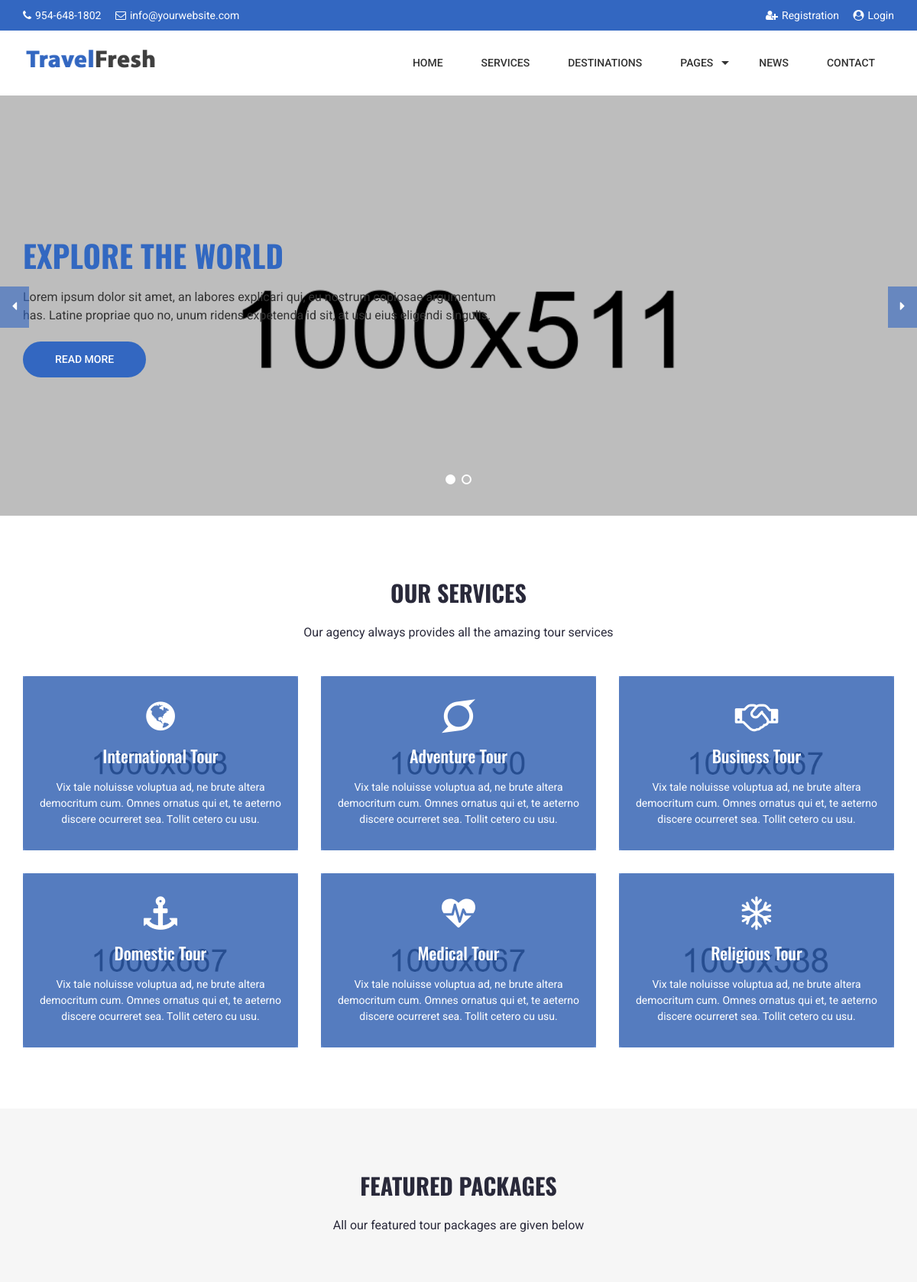
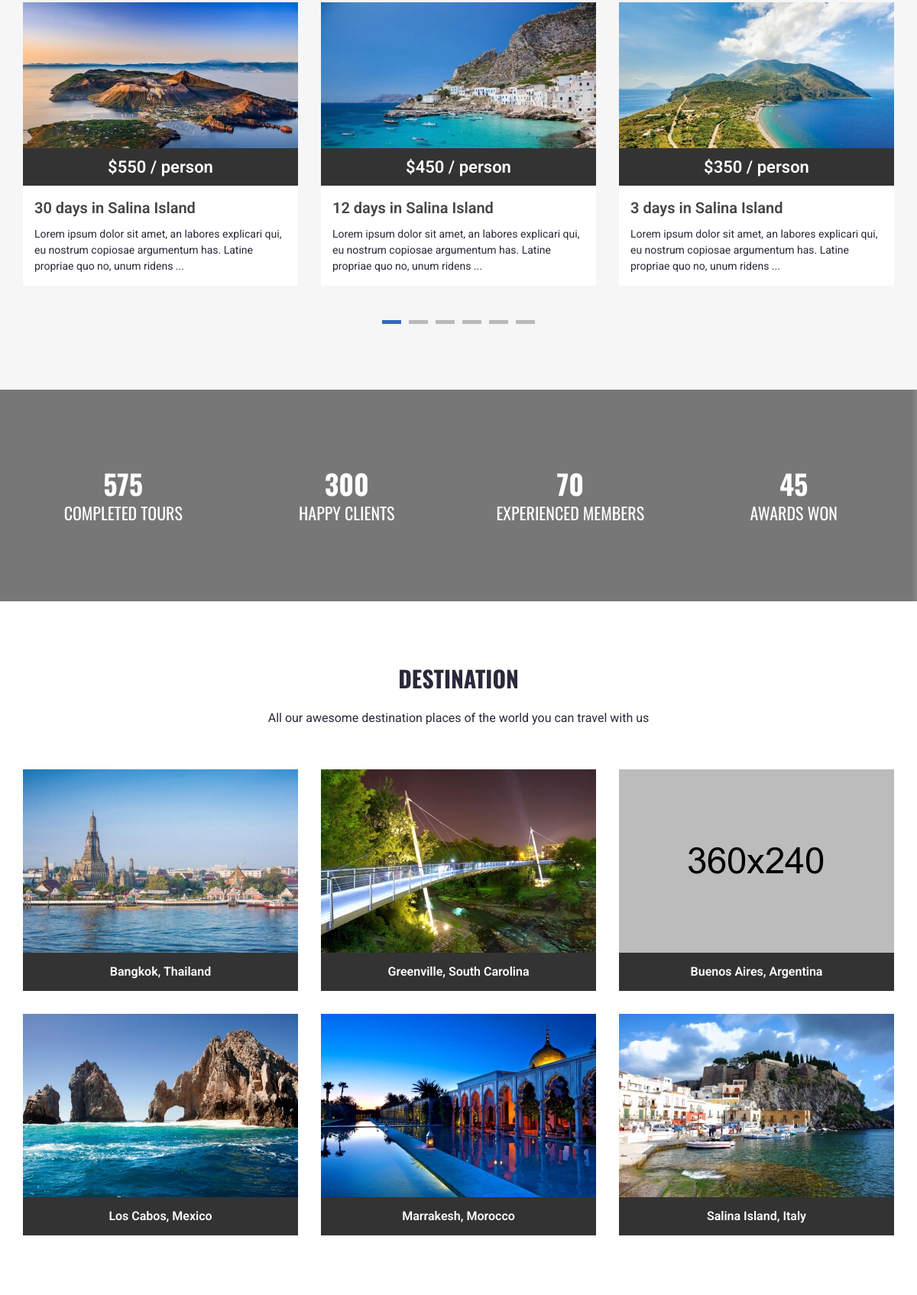
/travelfresh/index.php (upper part), run on the app's committed database (2 pictures, top to bottom).
### tables this page shows
CREATE TABLE `tbl_settings` (
  `id` int NOT NULL,
  `logo` text NOT NULL,
  `favicon` text NOT NULL,
  `footer_copyright` text NOT NULL,
  `footer_address` text NOT NULL,
  `footer_email` text NOT NULL,
  `footer_phone` text NOT NULL,
  `top_bar_email` text NOT NULL,
  `top_bar_phone` text NOT NULL,
  `send_email_from` text NOT NULL,
  `receive_email_to` text NOT NULL,
  `smtp_host` text NOT NULL,
  `smtp_port` text NOT NULL,
  `smtp_username` text NOT NULL,
  `smtp_password` text NOT NULL,
  `total_recent_news_footer` int NOT NULL,
  `total_upcoming_tour_footer` int NOT NULL,
  `total_featured_tour_footer` int NOT NULL,
  `total_recent_news_sidebar` int NOT NULL,
  `total_recent_news_home_page` int NOT NULL,
  `home_title_service` text NOT NULL,
  `home_subtitle_service` text NOT NULL,
  `home_status_service` text NOT NULL,
  `home_title_team_member` text NOT NULL,
  `home_subtitle_team_member` text NOT NULL,
  `home_status_team_member` text NOT NULL,
  `home_title_testimonial` text NOT NULL,
  `home_subtitle_testimonial` text NOT NULL,
  `home_status_testimonial` text NOT NULL,
  `home_photo_testimonial` text NOT NULL,
  `home_title_news` text NOT NULL,
  `home_subtitle_news` text NOT NULL,
  `home_status_news` text NOT NULL,
  `home_title_client` text NOT NULL,
  `home_subtitle_client` text NOT NULL,
  `home_status_client` text NOT NULL,
  `home_title_destination` text NOT NULL,
  `home_subtitle_destination` text NOT NULL,
  `home_status_destination` text NOT NULL,
  `home_title_featured_package` text NOT NULL,
  `home_subtitle_featured_package` text NOT NULL,
  `home_status_featured_package` text NOT NULL,
  `newsletter_title` text NOT NULL,
  `newsletter_text` text NOT NULL,
  `newsletter_photo` text NOT NULL,
  `newsletter_status` text NOT NULL,
  `banner_about` text NOT NULL,
  `banner_faq` text NOT NULL,
  `banner_service` text NOT NULL,
  `banner_testimonial` text NOT NULL,
  `banner_news` text NOT NULL,
  `banner_contact` text NOT NULL,
  `banner_search` text NOT NULL,
  `banner_category` text NOT NULL,
  `banner_terms` text NOT NULL,
  `banner_privacy` text NOT NULL,
  `banner_destination` text NOT NULL,
  `banner_team` text NOT NULL,
  `banner_payment` text NOT NULL,
  `banner_payment_success` text NOT NULL,
  `banner_payment_pending` text NOT NULL,
  `banner_registration` text NOT NULL,
  `banner_login` text NOT NULL,
  `banner_forget_password` text NOT NULL,
  `banner_reset_password` text NOT NULL,
  `banner_reset_password_success` text NOT NULL,
  `banner_verify_registration` text NOT NULL,
  `banner_verify_subscriber` text NOT NULL,
  `counter_1_title` text NOT NULL,
  `counter_1_value` text NOT NULL,
  `counter_2_title` text NOT NULL,
  `counter_2_value` text NOT NULL,
  `counter_3_title` text NOT NULL,
  `counter_3_value` text NOT NULL,
  `counter_4_title` text NOT NULL,
  `counter_4_value` text NOT NULL,
  `counter_photo` text NOT NULL,
  `counter_status` text NOT NULL,
  `front_end_color` text NOT NULL,
  `paypal_email` text NOT NULL,
  `stripe_public_key` text NOT NULL,
  `stripe_secret_key` text NOT NULL,
  `bank_detail` text NOT NULL,
  `recaptcha_site_key` text NOT NULL,
  `recaptcha_status` text NOT NULL,
  `preloader` text NOT NULL,
  `website_name` text NOT NULL
);

CREATE TABLE `tbl_slider` (
  `id` int NOT NULL,
  `photo` varchar(255) NOT NULL,
  `heading` varchar(255) NOT NULL,
  `content` varchar(255) NOT NULL,
  `button_text` varchar(255) NOT NULL,
  `button_url` varchar(255) NOT NULL
);

CREATE TABLE `tbl_service` (
  `id` int NOT NULL,
  `name` varchar(255) NOT NULL,
  `description` mediumtext NOT NULL,
  `short_description` mediumtext NOT NULL,
  `icon` varchar(50) NOT NULL,
  `photo` varchar(255) NOT NULL,
  `banner` varchar(255) NOT NULL,
  `meta_title` varchar(255) NOT NULL,
  `meta_keyword` mediumtext NOT NULL,
  `meta_description` mediumtext NOT NULL
);

CREATE TABLE `tbl_package` (
  `p_id` int NOT NULL,
  `p_name` varchar(100) NOT NULL,
  `p_featured_photo` varchar(255) NOT NULL,
  `p_banner_photo` varchar(255) NOT NULL,
  `p_description` mediumtext NOT NULL,
  `p_description_short` text NOT NULL,
  `p_location` mediumtext NOT NULL,
  `p_start_date` varchar(10) NOT NULL,
  `p_end_date` varchar(10) NOT NULL,
  `p_last_booking_date` varchar(10) NOT NULL,
  `p_map` mediumtext NOT NULL,
  `p_itinerary` mediumtext NOT NULL,
  `p_price_single` varchar(10) NOT NULL,
  `p_policy` mediumtext NOT NULL,
  `p_terms` mediumtext NOT NULL,
  `p_is_featured` varchar(3) NOT NULL,
  `d_id` int NOT NULL,
  `meta_title` varchar(255) NOT NULL,
  `meta_keyword` mediumtext NOT NULL,
  `meta_description` mediumtext NOT NULL
);

CREATE TABLE `tbl_destination` (
  `d_id` int NOT NULL,
  `d_name` varchar(100) NOT NULL,
  `d_featured_photo` varchar(255) NOT NULL,
  `d_banner_photo` varchar(255) NOT NULL,
  `d_heading` varchar(255) NOT NULL,
  `d_short_description` mediumtext NOT NULL,
  `d_package_heading` varchar(255) NOT NULL,
  `d_package_subheading` mediumtext NOT NULL,
  `d_detail_heading` varchar(255) NOT NULL,
  `d_detail_subheading` mediumtext NOT NULL,
  `d_introduction` mediumtext NOT NULL,
  `d_experience` mediumtext NOT NULL,
  `d_weather` mediumtext NOT NULL,
  `d_hotel` mediumtext NOT NULL,
  `d_transportation` mediumtext NOT NULL,
  `d_culture` mediumtext NOT NULL,
  `meta_title` varchar(255) NOT NULL,
  `meta_keyword` mediumtext NOT NULL,
  `meta_description` mediumtext NOT NULL
);

### travelfresh/application/views/view_home.php (the view, shortened to what the rows shown need)
<div class="slider">
    <div class="slide-carousel owl-carousel">
        <?php
        foreach ($sliders as $slider) {
            ?>
            <div class="slider-item" style="background-image:url(public/uploads/<?php echo $slider['photo']; ?>);">
                <div class="container">
                    <div class="row">
                        <div class="col-md-7 col-sm-12">
                            <div class="slider-table">
                                <div class="slider-text">
                                    <?php if($slider['heading']!=''): ?>
                                    <div class="text-animated">
                                        <h1><?php echo $slider['heading']; ?></h1>
                                    </div>
                                    <?php endif; ?>
                                    <?php if($slider['content']!=''): ?>
                                    <div class="text-animated">
                                        <p>
                                            <?php echo nl2br($slider['content']); ?>
                                        </p>
                                    </div>
                                    <?php endif; ?>
                                    <?php if($slider['button_text']!=''): ?>
                                    <div class="text-animated">
                                        <ul>
                                            <li><a href="<?php echo $slider['button_url']; ?>"><?php echo $slider['button_text']; ?></a></li>
                                        </ul>
                                    </div>
                                    <?php endif; ?>
                                </div>
                            </div>
                        </div>
                    </div>
                </div>
            </div>
            <?php
        }
        ?>
    </div>
</div>
<?php if($setting['home_status_service'] == 'Show'): ?>
<div class="service-area pt_80 pb_80">
    <div class="container wow fadeIn">
        <div class="row">
            <div class="col-md-12">
                <div class="main-headline">
                    <div class="headline">
                        <h2><?php echo $setting['home_title_service']; ?></h2>
                    </div>
                    <p><?php echo $setting['home_subtitle_service']; ?></p>
                </div>
            </div>
        </div>
        <div class="row">
            <?php
            foreach ($services as $service) {
                ?>
                <div class="col-md-4 col-xs-6 clear-three wow fadeIn" data-wow-delay="0.1s">
                    <div class="service-item mt_30" style="background-image: url(<?php echo base_url(); ?>public/uploads/<?php echo $service['photo']; ?>)">
                        <a href="<?php echo base_url(); ?>service/view/<?php echo $service['id']; ?>">
                            <i class="<?php echo $service['icon']; ?>"></i>
                            <div class="ser-text">
                                <h4><?php echo $service['name']; ?></h4>
                                <p>
                                    <?php echo nl2br($service['short_description']); ?>
                                </p>
                            </div>
                        </a>
                    </div>
                </div>
                <?php
            }
            ?>
        </div>
    </div>
</div>
<?php endif; ?>
<?php if($setting['home_status_featured_package'] == 'Show'): ?>
<div class="featured-package bg-area pt_80 pb_80">
    <div class="container wow fadeIn">
        <div class="row">
            <div class="col-md-12">
                <div class="main-headline">
                    <div class="headline">
                        <h2><?php echo $setting['home_title_featured_package']; ?></h2>
                    </div>
                    <p><?php echo $setting['home_subtitle_featured_package']; ?></p>
                </div>
            </div>
        </div>
        <div class="row">
            <div class="col-md-12 mt_50">
                <div class="featured-carousel owl-carousel">
                    <?php
                    foreach ($featured_packages as $featured_package) {
                        $temp_arr = explode('.',$featured_package['p_featured_photo']);
                        $temp_final = $temp_arr[0].'-thumb'.'.'.$temp_arr[1];
                        ?>
                        <div class="featured-item wow fadeIn" data-wow-delay="0.1s">
                            <div class="featured-photo left">
                                <img src="<?php echo base_url(); ?>public/uploads/<?php echo $temp_final; ?>" alt="">
                                <span class="price" style="background: ##3367c1;">$<?php echo $featured_package['p_price_single']; ?> / person</span>
                            </div>
                            <div class="featured-text">
                                <h4><a href="<?php echo base_url(); ?>package/<?php echo $featured_package['p_id']; ?>"><?php echo $featured_package['p_name']; ?></a></h4>
                                <p>
                                    <?php
                                    echo $featured_package['p_description_short'];
                                    ?>
                                </p>
                            </div>
                        </div>
                        <?php
                    }
                    ?>
                </div>
            </div>
        </div>
    </div>
</div>
<?php endif; ?>
<?php if($setting['counter_status'] == 'Show'): ?>
<div class="counterup-area pt_70 pb_100" style="background-image: url(<?php echo base_url(); ?>public/uploads/<?php echo $setting['counter_photo']; ?>)">
    <div class="bg-counterup"></div>
    <div class="container wow fadeIn">
        <div class="row">
            <div class="col-md-3 col-xs-6 count-four wow fadeIn" data-wow-delay="0.1s">
                <div class="counter-item mt_30">
                    <div class="counter-text">
                        <h2 class="counter"><?php echo $setting['counter_1_value']; ?></h2>
                        <h4><?php echo $setting['counter_1_title']; ?></h4>
                    </div>
                </div>
            </div>
            <div class="col-md-3 col-xs-6 count-four wow fadeIn" data-wow-delay="0.2s">
                <div class="counter-item mt_30">
                    <div class="counter-text">
                        <h2 class="counter"><?php echo $setting['counter_2_value']; ?></h2>
                        <h4><?php echo $setting['counter_2_title']; ?></h4>
                    </div>
                </div>
            </div>
            <div class="col-md-3 col-xs-6 count-four wow fadeIn" data-wow-delay="0.3s">
                <div class="counter-item mt_30">
                    <div class="counter-text">
                        <h2 class="counter"><?php echo $setting['counter_3_value']; ?></h2>
                        <h4><?php echo $setting['counter_3_title']; ?></h4>
                    </div>
                </div>
            </div>
            <div class="col-md-3 col-xs-6 count-four wow fadeIn" data-wow-delay="0.4s">
                <div class="counter-item mt_30">
                    <div class="counter-text">
                        <h2 class="counter"><?php echo $setting['counter_4_value']; ?></h2>
                        <h4><?php echo $setting['counter_4_title']; ?></h4>
                    </div>
                </div>
            </div>
        </div>
    </div>
</div>
<?php endif; ?>
<?php if($setting['home_status_destination'] == 'Show'): ?>
<div class="portfolio-page pt_80 pb_80">
    <div class="container wow fadeIn">
        <div class="row">
            <div class="col-md-12">
                <div class="main-headline">
                    <div class="headline">
                        <h2><?php echo $setting['home_title_destination']; ?></h2>
                    </div>
                    <p><?php echo $setting['home_subtitle_destination']; ?></p>
                </div>
            </div>
        </div>
        <div class="row mt_10">
            <?php
            foreach ($destinations as $destination) {
                $temp_arr = explode('.',$destination['d_featured_photo']);
                $temp_final = $temp_arr[0].'-thumb'.'.'.$temp_arr[1];
                ?>
                <div class="col-md-4 col-xs-6 clear-three wow fadeIn">
                    <div class="portfolio-item mt_30">
                        <img src="<?php echo base_url(); ?>public/uploads/<?php echo $temp_final; ?>" alt="">
                    </div>
                    <div class="photo-title">
                        <a href="<?php echo base_url(); ?>destination/view/<?php echo $destination['d_id']; ?>"><?php echo $destination['d_name']; ?></a>
                    </div>
                </div>
                <?php
            }
            ?>
        </div>
    </div>
</div>
<?php endif; ?>

### travelfresh/application/views/view_header.php (shortened to what the rows shown need)
<!DOCTYPE html>
<html class="no-js" lang="en">
<head>
    <link rel="stylesheet" href="<?php echo base_url(); ?>public/css/animate.min.css">
    <link rel="stylesheet" href="<?php echo base_url(); ?>public/css/bootstrap.min.css">
    <link rel="stylesheet" href="<?php echo base_url(); ?>public/css/font-awesome.min.css">
    <link rel="stylesheet" href="<?php echo base_url(); ?>public/css/magnific-popup.css">
    <link rel="stylesheet" href="<?php echo base_url(); ?>public/css/owl.carousel.min.css">
    <link rel="stylesheet" href="<?php echo base_url(); ?>public/css/superfish.css">
    <link rel="stylesheet" href="<?php echo base_url(); ?>public/css/slicknav.min.css">
    <link rel="stylesheet" href="<?php echo base_url(); ?>public/css/style.css">
    <link rel="stylesheet" href="<?php echo base_url(); ?>public/css/spacing.css">
    <link rel="stylesheet" href="<?php echo base_url(); ?>public/css/custom.css">
    <link rel="stylesheet" href="<?php echo base_url(); ?>public/css/responsive.css">
    <link rel="stylesheet" href="<?php echo base_url(); ?>public/css/chosen.css">
    <link rel="stylesheet" href="<?php echo base_url(); ?>public/css/datatable.min.css">
    <link rel="stylesheet" href="<?php echo base_url(); ?>public/css/toastr.min.css">
</head>
<body>
    <div class="top-header">
        <div class="container">
            <div class="row">
                <div class="col-md-6 col-sm-6 col-xs-8">
                    <div class="top-header-left">
                        <p><i class="fa fa-phone"></i><?php echo $setting['top_bar_phone']; ?></p>
                        <p><i class="fa fa-envelope-o"></i><?php echo $setting['top_bar_email']; ?></p>
                    </div>
                </div>
            </div>
        </div>
    </div>
    <div class="menu-area">
        <div class="container">
            <div class="row">
                <div class="col-md-3 col-sm-12">
                    <div class="logo">
                        <a href="<?php echo base_url(); ?>"><img src="<?php echo base_url(); ?>public/uploads/<?php echo $setting['logo']; ?>" alt="Logo"></a>
                    </div>
                </div>
            </div>
        </div>
    </div>

### data on the page
tbl_settings: top_bar_phone "954-648-1802", top_bar_email "info@yourwebsite.com", logo (picture), home_title_service "OUR SERVICES", home_subtitle_service "Our agency always provides all the amazing tour services", home_title_featured_package "FEATURED PACKAGES", home_subtitle_featured_package "All our featured tour packages are given below", counter_photo (picture), counter_1_value "575", counter_1_title "COMPLETED TOURS", counter_2_value "300", counter_2_title "HAPPY CLIENTS", counter_3_value "70", counter_3_title "EXPERIENCED MEMBERS", counter_4_value "45", counter_4_title "AWARDS WON", home_title_destination "DESTINATION", home_subtitle_destination "All our awesome destination places of the world you can travel with us"
tbl_slider: photo (picture), heading "EXPLORE THE WORLD", content "Lorem ipsum dolor sit amet, an labores explicari qui, eu nostrum copiosae argumentum has. Latine propriae quo no, unum ridens expetenda id sit, at usu eius eligendi singulis.", button_text "READ MORE"
tbl_service: photo (picture), name "International Tour", short_description "Vix tale noluisse voluptua ad, ne brute altera democritum cum. Omnes ornatus qui et, te aeterno discere ocurreret sea. Tollit cetero cu usu."
tbl_service: photo (picture), name "Adventure Tour", short_description "Vix tale noluisse voluptua ad, ne brute altera democritum cum. Omnes ornatus qui et, te aeterno discere ocurreret sea. Tollit cetero cu usu."
tbl_service: photo (picture), name "Business Tour", short_description "Vix tale noluisse voluptua ad, ne brute altera democritum cum. Omnes ornatus qui et, te aeterno discere ocurreret sea. Tollit cetero cu usu."
tbl_service: photo (picture), name "Domestic Tour", short_description "Vix tale noluisse voluptua ad, ne brute altera democritum cum. Omnes ornatus qui et, te aeterno discere ocurreret sea. Tollit cetero cu usu."
tbl_service: photo (picture), name "Medical Tour", short_description "Vix tale noluisse voluptua ad, ne brute altera democritum cum. Omnes ornatus qui et, te aeterno discere ocurreret sea. Tollit cetero cu usu."
tbl_service: photo (picture), name "Religious Tour", short_description "Vix tale noluisse voluptua ad, ne brute altera democritum cum. Omnes ornatus qui et, te aeterno discere ocurreret sea. Tollit cetero cu usu."
tbl_package: shows a picture, p_price_single "550", p_name "30 days in Salina Island", p_description_short "Lorem ipsum dolor sit amet, an labores explicari qui, eu nostrum copiosae argumentum has. Latine propriae quo no, unum ridens ..."
tbl_package: shows a picture, p_price_single "450", p_name "12 days in Salina Island", p_description_short "Lorem ipsum dolor sit amet, an labores explicari qui, eu nostrum copiosae argumentum has. Latine propriae quo no, unum ridens ..."
tbl_package: shows a picture, p_price_single "350", p_name "3 days in Salina Island", p_description_short "Lorem ipsum dolor sit amet, an labores explicari qui, eu nostrum copiosae argumentum has. Latine propriae quo no, unum ridens ..."
tbl_destination: shows a picture, d_name "Bangkok, Thailand"
tbl_destination: shows a picture, d_name "Greenville, South Carolina"
tbl_destination: shows a picture, d_name "Buenos Aires, Argentina"
tbl_destination: shows a picture, d_name "Los Cabos, Mexico"
tbl_destination: shows a picture, d_name "Marrakesh, Morocco"
tbl_destination: shows a picture, d_name "Salina Island, Italy"
